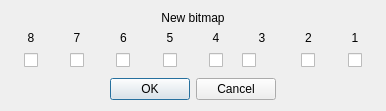
<?xml version="1.0" encoding="UTF-8"?>
<ui version="4.0">
 <class>Bitmap8BitChanger</class>
 <widget class="QDialog" name="Bitmap8BitChanger">
  <property name="geometry">
   <rect>
    <x>0</x>
    <y>0</y>
    <width>386</width>
    <height>111</height>
   </rect>
  </property>
  <property name="windowTitle">
   <string>Change String</string>
  </property>
  <property name="modal">
   <bool>true</bool>
  </property>
  <layout class="QVBoxLayout" name="verticalLayout">
   <item>
    <widget class="QLabel" name="label">
     <property name="text">
      <string>New bitmap</string>
     </property>
     <property name="alignment">
      <set>Qt::AlignCenter</set>
     </property>
    </widget>
   </item>
   <item>
    <layout class="QGridLayout" name="gridLayout">
     <item row="1" column="0">
      <widget class="QLabel" name="label_2">
       <property name="text">
        <string>8</string>
       </property>
       <property name="alignment">
        <set>Qt::AlignCenter</set>
       </property>
      </widget>
     </item>
     <item row="1" column="1">
      <widget class="QLabel" name="label_3">
       <property name="text">
        <string>7</string>
       </property>
       <property name="alignment">
        <set>Qt::AlignCenter</set>
       </property>
      </widget>
     </item>
     <item row="1" column="2">
      <widget class="QLabel" name="label_4">
       <property name="text">
        <string>6</string>
       </property>
       <property name="alignment">
        <set>Qt::AlignCenter</set>
       </property>
      </widget>
     </item>
     <item row="1" column="3">
      <widget class="QLabel" name="label_5">
       <property name="text">
        <string>5</string>
       </property>
       <property name="alignment">
        <set>Qt::AlignCenter</set>
       </property>
      </widget>
     </item>
     <item row="1" column="4">
      <widget class="QLabel" name="label_6">
       <property name="text">
        <string>4</string>
       </property>
       <property name="alignment">
        <set>Qt::AlignCenter</set>
       </property>
      </widget>
     </item>
     <item row="1" column="5">
      <widget class="QLabel" name="label_7">
       <property name="text">
        <string>3</string>
       </property>
       <property name="alignment">
        <set>Qt::AlignCenter</set>
       </property>
      </widget>
     </item>
     <item row="1" column="7">
      <widget class="QLabel" name="label_8">
       <property name="text">
        <string>2</string>
       </property>
       <property name="alignment">
        <set>Qt::AlignCenter</set>
       </property>
      </widget>
     </item>
     <item row="1" column="8">
      <widget class="QLabel" name="label_9">
       <property name="text">
        <string>1</string>
       </property>
       <property name="alignment">
        <set>Qt::AlignCenter</set>
       </property>
      </widget>
     </item>
     <item row="3" column="1">
      <layout class="QHBoxLayout" name="horizontalLayout">
       <item>
        <spacer name="horizontalSpacer">
         <property name="orientation">
          <enum>Qt::Horizontal</enum>
         </property>
         <property name="sizeHint" stdset="0">
          <size>
           <width>40</width>
           <height>20</height>
          </size>
         </property>
        </spacer>
       </item>
       <item>
        <widget class="QCheckBox" name="bit7">
         <property name="text">
          <string/>
         </property>
        </widget>
       </item>
       <item>
        <spacer name="horizontalSpacer_2">
         <property name="orientation">
          <enum>Qt::Horizontal</enum>
         </property>
         <property name="sizeHint" stdset="0">
          <size>
           <width>40</width>
           <height>20</height>
          </size>
         </property>
        </spacer>
       </item>
      </layout>
     </item>
     <item row="3" column="0">
      <layout class="QHBoxLayout" name="horizontalLayout_2">
       <item>
        <spacer name="horizontalSpacer_4">
         <property name="orientation">
          <enum>Qt::Horizontal</enum>
         </property>
         <property name="sizeHint" stdset="0">
          <size>
           <width>40</width>
           <height>20</height>
          </size>
         </property>
        </spacer>
       </item>
       <item>
        <widget class="QCheckBox" name="bit8">
         <property name="text">
          <string/>
         </property>
        </widget>
       </item>
       <item>
        <spacer name="horizontalSpacer_3">
         <property name="orientation">
          <enum>Qt::Horizontal</enum>
         </property>
         <property name="sizeHint" stdset="0">
          <size>
           <width>40</width>
           <height>20</height>
          </size>
         </property>
        </spacer>
       </item>
      </layout>
     </item>
     <item row="3" column="2">
      <layout class="QHBoxLayout" name="horizontalLayout_3">
       <item>
        <spacer name="horizontalSpacer_6">
         <property name="orientation">
          <enum>Qt::Horizontal</enum>
         </property>
         <property name="sizeHint" stdset="0">
          <size>
           <width>40</width>
           <height>20</height>
          </size>
         </property>
        </spacer>
       </item>
       <item>
        <widget class="QCheckBox" name="bit6">
         <property name="text">
          <string/>
         </property>
        </widget>
       </item>
       <item>
        <spacer name="horizontalSpacer_5">
         <property name="orientation">
          <enum>Qt::Horizontal</enum>
         </property>
         <property name="sizeHint" stdset="0">
          <size>
           <width>40</width>
           <height>20</height>
          </size>
         </property>
        </spacer>
       </item>
      </layout>
     </item>
     <item row="3" column="3">
      <layout class="QHBoxLayout" name="horizontalLayout_4">
       <item>
        <spacer name="horizontalSpacer_7">
         <property name="orientation">
          <enum>Qt::Horizontal</enum>
         </property>
         <property name="sizeHint" stdset="0">
          <size>
           <width>40</width>
           <height>20</height>
          </size>
         </property>
        </spacer>
       </item>
       <item>
        <widget class="QCheckBox" name="bit5">
         <property name="text">
          <string/>
         </property>
        </widget>
       </item>
       <item>
        <spacer name="horizontalSpacer_8">
         <property name="orientation">
          <enum>Qt::Horizontal</enum>
         </property>
         <property name="sizeHint" stdset="0">
          <size>
           <width>40</width>
           <height>20</height>
          </size>
         </property>
        </spacer>
       </item>
      </layout>
     </item>
     <item row="3" column="4">
      <layout class="QHBoxLayout" name="horizontalLayout_5">
       <item>
        <spacer name="horizontalSpacer_9">
         <property name="orientation">
          <enum>Qt::Horizontal</enum>
         </property>
         <property name="sizeHint" stdset="0">
          <size>
           <width>40</width>
           <height>20</height>
          </size>
         </property>
        </spacer>
       </item>
       <item>
        <widget class="QCheckBox" name="bit4">
         <property name="text">
          <string/>
         </property>
        </widget>
       </item>
       <item>
        <spacer name="horizontalSpacer_10">
         <property name="orientation">
          <enum>Qt::Horizontal</enum>
         </property>
         <property name="sizeHint" stdset="0">
          <size>
           <width>40</width>
           <height>20</height>
          </size>
         </property>
        </spacer>
       </item>
      </layout>
     </item>
     <item row="3" column="5">
      <layout class="QHBoxLayout" name="horizontalLayout_6">
       <item>
        <widget class="QCheckBox" name="bit3">
         <property name="text">
          <string/>
         </property>
        </widget>
       </item>
       <item>
        <spacer name="horizontalSpacer_11">
         <property name="orientation">
          <enum>Qt::Horizontal</enum>
         </property>
         <property name="sizeHint" stdset="0">
          <size>
           <width>40</width>
           <height>20</height>
          </size>
         </property>
        </spacer>
       </item>
       <item>
        <spacer name="horizontalSpacer_12">
         <property name="orientation">
          <enum>Qt::Horizontal</enum>
         </property>
         <property name="sizeHint" stdset="0">
          <size>
           <width>40</width>
           <height>20</height>
          </size>
         </property>
        </spacer>
       </item>
      </layout>
     </item>
     <item row="3" column="7">
      <layout class="QHBoxLayout" name="horizontalLayout_7">
       <item>
        <spacer name="horizontalSpacer_13">
         <property name="orientation">
          <enum>Qt::Horizontal</enum>
         </property>
         <property name="sizeHint" stdset="0">
          <size>
           <width>40</width>
           <height>20</height>
          </size>
         </property>
        </spacer>
       </item>
       <item>
        <widget class="QCheckBox" name="bit2">
         <property name="text">
          <string/>
         </property>
        </widget>
       </item>
       <item>
        <spacer name="horizontalSpacer_14">
         <property name="orientation">
          <enum>Qt::Horizontal</enum>
         </property>
         <property name="sizeHint" stdset="0">
          <size>
           <width>40</width>
           <height>20</height>
          </size>
         </property>
        </spacer>
       </item>
      </layout>
     </item>
     <item row="3" column="8">
      <layout class="QHBoxLayout" name="horizontalLayout_8">
       <item>
        <spacer name="horizontalSpacer_15">
         <property name="orientation">
          <enum>Qt::Horizontal</enum>
         </property>
         <property name="sizeHint" stdset="0">
          <size>
           <width>40</width>
           <height>20</height>
          </size>
         </property>
        </spacer>
       </item>
       <item>
        <widget class="QCheckBox" name="bit1">
         <property name="text">
          <string/>
         </property>
        </widget>
       </item>
       <item>
        <spacer name="horizontalSpacer_16">
         <property name="orientation">
          <enum>Qt::Horizontal</enum>
         </property>
         <property name="sizeHint" stdset="0">
          <size>
           <width>40</width>
           <height>20</height>
          </size>
         </property>
        </spacer>
       </item>
      </layout>
     </item>
    </layout>
   </item>
   <item>
    <spacer name="verticalSpacer">
     <property name="orientation">
      <enum>Qt::Vertical</enum>
     </property>
     <property name="sizeHint" stdset="0">
      <size>
       <width>20</width>
       <height>40</height>
      </size>
     </property>
    </spacer>
   </item>
   <item>
    <widget class="QDialogButtonBox" name="buttonBox">
     <property name="orientation">
      <enum>Qt::Horizontal</enum>
     </property>
     <property name="standardButtons">
      <set>QDialogButtonBox::Cancel|QDialogButtonBox::Ok</set>
     </property>
     <property name="centerButtons">
      <bool>true</bool>
     </property>
    </widget>
   </item>
  </layout>
 </widget>
 <resources/>
 <connections>
  <connection>
   <sender>buttonBox</sender>
   <signal>accepted()</signal>
   <receiver>Bitmap8BitChanger</receiver>
   <slot>accept()</slot>
   <hints>
    <hint type="sourcelabel">
     <x>248</x>
     <y>254</y>
    </hint>
    <hint type="destinationlabel">
     <x>157</x>
     <y>274</y>
    </hint>
   </hints>
  </connection>
  <connection>
   <sender>buttonBox</sender>
   <signal>rejected()</signal>
   <receiver>Bitmap8BitChanger</receiver>
   <slot>reject()</slot>
   <hints>
    <hint type="sourcelabel">
     <x>316</x>
     <y>260</y>
    </hint>
    <hint type="destinationlabel">
     <x>286</x>
     <y>274</y>
    </hint>
   </hints>
  </connection>
 </connections>
</ui>
